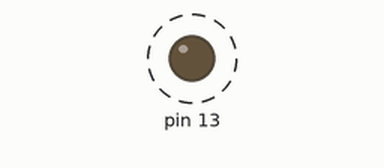
Recording of a sketch running on a simulated Arduino Uno, built with avr-gcc and run on an emulated ATmega328P. Parts: output pins drawn as LEDs (lit = HIGH). Dashed ring = blinking. What the sketch prints to the serial monitor is not drawn.

Above: at 1.1 s.
Timing chart, 0 to 5.1 s (numbered marks = the images above):
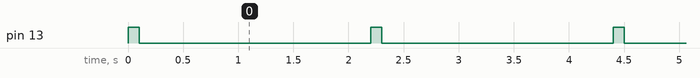

Measured:
- by itself, pin 13: alternates HIGH for 0.10 s and LOW for 2.1 s

The sketch:

test1.ino
```cpp
#define DEFAULE_TIME1 4*60*60
#define DEFAULE_TIME2 1*60*60
#define HANTEST true

typedef unsigned long time_t;

enum Cmd {
	CMD_VOID = 0, CMD_STOP1, CMD_STOP2, CMD_RESET, CMD_YES, CMD_ESC, CMD_READY, CMD_BEGIN, CMD_SLEEP, CMD_GOTOZERO, CMD_STOPBELL, CMD_TIME
};

enum Button {
	BUTTON_VOID = 0, BUTTON_STOP2, BUTTON_STOP1, BUTTON_RESET, BUTTON_INTERFACE, BUTTON_TIME, BUTTON_ESC, BUTTON_YES, BUTTON_BEGIN
};

class Timer {
private:
	time_t timeO;
	time_t timeB;
	int state;

protected:
	void reset() {
		timeO = 0;
		timeB = 0;
		state = 0;
	}

	time_t getTime() {
		switch (state)
		{
		case  0:
			return 0;
		case  1:
			return timeB + millis() - timeO;
		case  2:
			return timeB;
		}
	}

public:
	void start() {
		timeO = millis();
		timeB = 0;
		state = 1;
	}
	void begin() {
		switch (state)
		{
		case  0:
			break;
		case  1:
			break;
		case  2:
			timeO = millis();
			state = 1;
			break;
		}
	}
	void stop() {
		switch (state)
		{
		case  0:
			break;
		case  1:
			timeB += millis() - timeO;
			state = 2;
			break;
		case  2:
			break;
		}
	}
};

class TimeConver {
public:
	static int micro2second(time_t time) {
		return time / 1000;
	}
	static time_t second2micro(int time) {
		return time * 1000;
	}
	static long second2display(int time) {
		int h = time / 3600;
		int m = time / 60 - h * 60;
		int s = time - h * 3600 - m * 60;
		return h * 10000 + m * 100 + s;
	}
};
class TimerBack :public Timer {
private:
	int timeAdd = 0;
	int timeAll;
public:
	void reset(int timeAll) {
		this->timeAll = timeAll;
		timeAdd = 0;
		Timer::reset();
	}

	void add(int timeAdd) {}

	int getTime() {
		return timeAll - Timer::getTime() / 1000 + timeAdd;
	}

	time_t getTimeMicro() {
		if (HANTEST) {
			return Timer::getTime();
		}
		return 0;
	}

};

class Buttoner {
public:
	int getButton() {} //todo  about dev
};

class Controler {
private:
	int inter;
public:
	void run(int button) {

	}; //todo
};

class Manager {
protected:
	int state;
	int defaultTime;
	TimerBack *timer;
public:
	Manager() {
		state = 0;
		timer = new TimerBack();
	}

	virtual Cmd button2cmd(int button, int inter) = 0;

	virtual void do_cmd(int cmd) = 0;

	~Manager() {
		delete timer;
	}
};

class Manager1 : public Manager {

public:
	Manager1() : Manager() {
		defaultTime = DEFAULE_TIME1;
		state = 1;
	}

	Cmd button2cmd(int button, int inter) {
		if (inter == 1) {
			switch (button)
			{
			case BUTTON_VOID:
				break;
			case BUTTON_STOP2:
				switch (state)
				{
				case 3:
					return CMD_STOP2;
					break;
				case 6:
					return CMD_STOPBELL;
					break;
				}
				break;
			case BUTTON_STOP1:
				return CMD_STOP1;
				break;
			case BUTTON_RESET:
				switch (state)
				{
				case 4:
					return CMD_RESET;
					break;
				case 5:
					return CMD_ESC;
					break;
				}
				break;
			case BUTTON_INTERFACE:
				break;
			case BUTTON_TIME:
				break;
			case BUTTON_ESC:
				return CMD_ESC;
				break;
			case BUTTON_YES:
				switch (state)
				{
				case 1:
					return CMD_READY;
					break;
				case 5:
					return CMD_YES;
					break;
				}
				break;
			case BUTTON_BEGIN:
				switch (state)
				{
				case 2:
					return CMD_BEGIN;
					break;
				case 4:
					return CMD_BEGIN;
					break;
				case 6:
					return CMD_SLEEP;
					break;
				}
				break;
			}
		}
		return CMD_VOID;
	}
	void do_cmd(Cmd cmd) {

		switch (cmd)
		{
		case CMD_VOID:
			break;
		case CMD_STOP1:
			switch (state)
			{
			case 3:
				state = 4;
				stop1();
				break;
			case 4:
				state = 4;
				stop1();
				break;

			}
			break;
		case CMD_STOP2:
			switch (state)
			{
			case 3:
				state = 4;
				stop2();
				break;
			}
			break;
		case CMD_RESET:
			switch (state)
			{
			case 4:
				state = 5;
				wannaReset();
				break;
			}
			break;
		case CMD_YES:
			switch (state)
			{
			case 5:
				state = 1;
				wannaReset_yes();
				break;
			}
			break;
		case CMD_ESC:
			switch (state)
			{
			case 2:
				state = 1;
				readyd_esc();
				break;
			case 5:
				state = 4;
				wannaReset_esc();
				break;

			}
			break;
		case CMD_READY:
			switch (state)
			{
			case 1:
				state = 2;
				ready();
				break;
			}
			break;
		case CMD_BEGIN:
			switch (state)
			{
			case 2:
				state = 3;
				begin();
				break;
			case 4:
				state = 3;
				begin();
				break;

			}
			break;
		case CMD_SLEEP:
			switch (state)
			{
			case 6:
				state = 3;
				sleep();
				break;
			}
			break;
		case CMD_GOTOZERO:
			switch (state)
			{
			case 3:
				state = 6;
				bell();
				break;
			}
			break;
		case CMD_STOPBELL:
			switch (state)
			{
			case 3:
				state = 1;
				stopBell();
				break;
			}
			break;
		case CMD_TIME:
			break;
		}
	}

protected: // todo
	void stop1() {
	}

	void stop2() {

	}

	void wannaReset() {

	}

	void wannaReset_yes() {

	}

	void readyd_esc() {

	}

	void wannaReset_esc() {

	}

	void ready() {

	}

	void begin() {

	}

	void sleep() {

	}

	void bell() {

	}

	void stopBell() {

	}

};

class Manager2 : public Manager {

public:
	Manager2() : Manager() {
		defaultTime = DEFAULE_TIME2;
		state = 2;
	}

	Cmd button2cmd(Button button, int inter) { // Ä¿Ç°ÓÀÔ¶·µ»Ø¿ÕÃüÁî
		if (inter == 2) {
			switch (button)
			{
			case BUTTON_VOID:
				break;
			case BUTTON_STOP2:
				break;
			case BUTTON_STOP1:
				break;
			case BUTTON_RESET:
				break;
			case BUTTON_INTERFACE:
				break;
			case BUTTON_TIME:
				break;
			case BUTTON_ESC:
				break;
			case BUTTON_YES:
				break;
			case BUTTON_BEGIN:
				break;
			}
		}
		return CMD_VOID;
	}
	void do_cmd(Cmd cmd) {
		switch (cmd)
		{
		case CMD_VOID:
			break;
		case CMD_STOP1:
			break;
		case CMD_STOP2:
			stop();
			break;
		case CMD_RESET:
			reset();
			break;
		case CMD_YES:
			break;
		case CMD_ESC:
			break;
		case CMD_READY:
			break;
		case CMD_BEGIN:
			begin();
			break;
		case CMD_SLEEP:
			break;
		case CMD_GOTOZERO:
			bell();
			break;
		case CMD_STOPBELL:
			stopBell();
			break;
		case CMD_TIME:
			break;
		}
	}
protected: // todo
	void stop() {

	}

	void reset() {

	}

	void begin() {

	}

	void bell() {

	}

	void stopBell() {

	}
};

class Displayer {
public:
	void display() { //todo about dev

	}
};


void setup() {
	pinMode(13, OUTPUT);
	Serial.begin(9600);
}

void loop() {
	digitalWrite(13, HIGH);
	delay(100);
	digitalWrite(13, LOW);
	delay(100);
	TimerBack *b = new TimerBack();
	b->reset(100);
	b->start();
	delay(2000);
	Serial.print("hello : ");
	Serial.print(b->getTime());
	Serial.print(" * ");
	Serial.print(b->getTimeMicro());
	Serial.print("\n");
	delete b;
}
```
